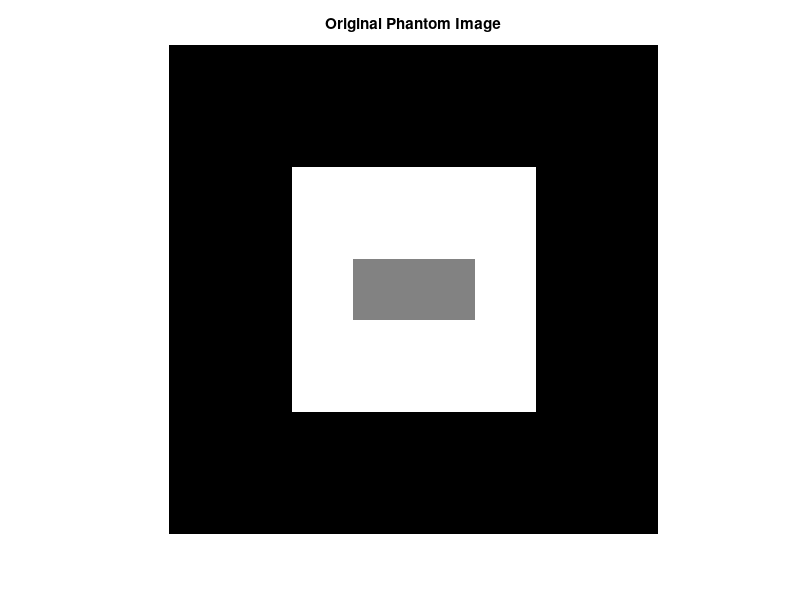
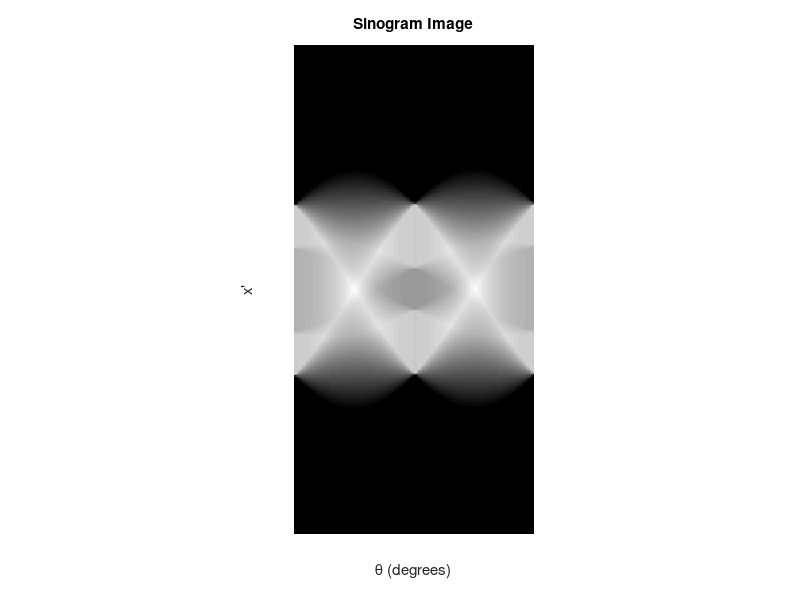

The MATLAB script that drew these images, in order: (Note: this script raises an error after producing the figures.)
% L05_Exercise_02

% Radon transforms and sinograms (filtered back projection)

warning off

% Phantom image generation
phantom_image = zeros(256,256);

for x=65:192
    for y=65:192
        phantom_image(x,y) = 255;
    end
end

for x=113:144
    for y=97:160
        phantom_image(x,y) = 128;
    end
end

% FILTERED BACK PROJECTION ON PHANTOM IMAGE

% Display phantom image
figure
imshow(phantom_image, [0 255]);
title('Original Phantom Image')

% Radon transform of phantom image
theta = 0:179;
[R_phantom,xp] = radon(phantom_image,theta);

% Display sinogram
figure
imshow(R_phantom,[],'Xdata',theta,'Ydata',xp,...
        'InitialMagnification','fit')
xlabel('\theta (degrees)')
ylabel('x''')
title('Sinogram Image')

% Recreate phantom image using filtered back projection
phantom_BP = iradon(R_phantom,theta,256);

% Display reconstructed phantom image
figure
imshow(phantom_BP, [0 255]);
title('Reconstructed Phantom Image')

% input('\nEnter to continue');

pause

% Display subtracted image
sub_image = phantom_image - phantom_BP;
hToolFig = imtool(sub_image);
set(hToolFig, 'Name', 'Difference Between Original & Reconstructed Images');

% input('\nEnter to continue');

pause

% Illustration of different filters

% Recreate phantom image using filtered back projection
phantom_BP = iradon(R_phantom,theta,256,'Hamming');

% Display reconstructed phantom image
figure
imshow(phantom_BP, [0 255]);
title('Reconstructed Phantom Image (Hamming Filter)')

% input('\nEnter to continue');

pause

% Display subtracted image
sub_image = phantom_image - phantom_BP;
hToolFig = imtool(sub_image);
set(hToolFig, 'Name', 'Difference Using Hamming Filter');

% input('\nEnter to continue');

pause

% Recreate phantom image using filtered back projection
phantom_BP = iradon(R_phantom,theta,256,'Cosine');

% Display reconstructed phantom image
figure
imshow(phantom_BP, [0 255]);
title('Reconstructed Phantom Image (Cosine Filter)')

% input('\nEnter to continue');

pause

% Display subtracted image
sub_image = phantom_image - phantom_BP;
hToolFig = imtool(sub_image);
set(hToolFig, 'Name', 'Difference Using Cosine Filter');

% input('\nEnter to continue');

pause

clear all
close all

% FILTERED BACK PROJECTION ON USER SELECTED IMAGE

% Read user selected image in
[filename,pathname] = uigetfile('Images\*.*','Select Image File');
filein = [pathname,filename];

info = dicominfo(filein);
dim = [double(info.Width), double(info.Height)];

original_image = double(dicomread(filein));
fclose('all');

% Display original image
figure
imshow(original_image, [0 4000]);
title('Original Image')

% Perform Radon transform
theta = 0:0.36:180;
[R_original,xp] = radon(original_image,theta);

% Display sinogram
figure
imshow(R_original,[],'Xdata',theta,'Ydata',xp,...
        'InitialMagnification','fit')
xlabel('\theta (degrees)')
ylabel('x''')
title('Sinogram Image')

% Recreate original image using filtered back projection
original_BP = iradon(R_original,theta,dim(1));

% Display reconstructed image
figure
imshow(original_BP, [0 4000]);
title('Reconstructed Image')

% Display subtracted image
sub_image = original_image - original_BP;
hToolFig = imtool(sub_image);
set(hToolFig, 'Name', 'Difference Between Original & Reconstructed Images');

% input('\nEnter to continue');

pause

% Illustration of different filters

% Recreate phantom image using filtered back projection
original_BP = iradon(R_original,theta,dim(1),'Hamming');

% Display reconstructed image
figure
imshow(original_BP, [0 4000]);
title('Reconstructed User Image (Hamming Filter)')

% input('\nEnter to continue');

pause

% Display subtracted image
sub_image = original_image - original_BP;
hToolFig = imtool(sub_image);
set(hToolFig, 'Name', 'Difference Using Hamming Filter');

% input('\nEnter to continue');

pause

% Recreate original image using filtered back projection
original_BP = iradon(R_original,theta,dim(1),'Cosine');

% Display reconstructed image
figure
imshow(original_BP, [0 4000]);
title('Reconstructed User Image (Cosine Filter)')

% input('\nEnter to continue');

pause

% Display subtracted image
sub_image = original_image - original_BP;
hToolFig = imtool(sub_image);
set(hToolFig, 'Name', 'Difference Using Cosine Filter');

% input('\nEnter to continue');

pause

%clear all
%close all

clc